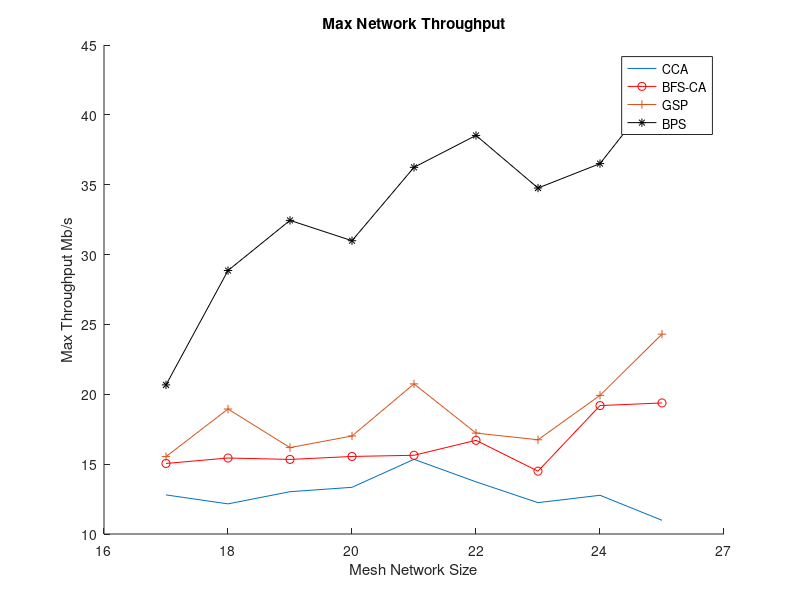

The MATLAB source for this figure:
% Plot different network size


penca=[20.6722   28.8570   32.4487   30.9917   36.2440   38.5286  34.7625   36.5101   42.1458];
cca=[12.7986   12.1555   13.0277   13.3417   15.3459   13.7339   12.2438 12.7717   10.9805];
bfsca=[15.0490   15.4397   15.3388   15.5503   15.6344   16.7049   14.4962   19.1912   19.3808];
gsp=[15.5389   18.9452   16.1845   17.0160   20.7433   17.2230   16.7450   19.9253   24.3048];

close all
figure
hold on
plot(cca)

plot(bfsca,'ro-')
plot(gsp,'+-')

plot(penca,'k*-')

xtk_label={'16','18','20','22','24','27','30','33','36'};
set(gca,'xticklabel',xtk_label);

title('Max Network Throughput')
legend('CCA','BFS-CA','GSP','BPS')
xlabel('Mesh Network Size')
ylabel('Max Throughput Mb/s')